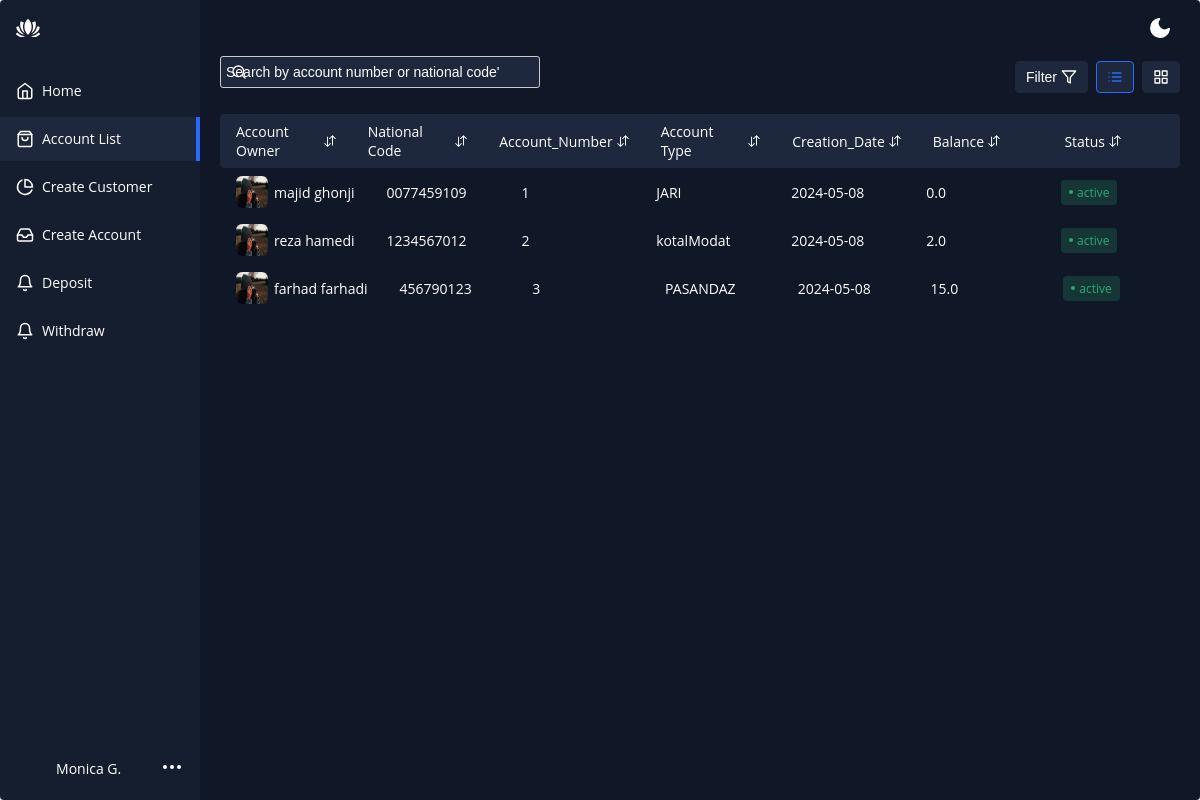
The app's page /refresh_site with its own data.
### Model/CustomerModel/Customer.py (models this page shows)
class Customer(Base):
    __tablename__ = 'customer'
    customer_list = []
    customer_id = Column(Integer, primary_key=True, autoincrement=True)
    name = Column(String)
    family = Column(String)
    national_code = Column(String, unique=True,nullable=False)
    sex = Column(String)
    birthday = Column(Date)
    address = Column(String)
    phone = Column(String)
    accounts = relationship("Account", back_populates="customer")

class Account(Base):
    __tablename__ = 'account'
    account_list = []
    account_number = Column(Integer, Sequence('account_number_seq', start=100000), primary_key=True)
    account_balance = Column(Float)
    account_status = Column(String)
    account_created_date = Column(Date)
    account_type = Column(Integer, default=Constants.JARI.value)
    account_customer_id = Column(Integer, ForeignKey('customer.customer_id'))
    customer = relationship("Customer", back_populates="accounts")

### app.py (the view)
@app.route('/refresh_site', methods=['GET'])
def refresh_site():
     join_customer_account_list =join_customer_account()
     return render_template('main_portal_pages/bankPortal.html', account_list=join_customer_account_list)

### Model/CustomerModel/Customer.py (called while the page is built)
def join_customer_account():
    results = session.query(Customer, Account).join(Account, Customer.customer_id == Account.account_customer_id).all()
    for customer, account in results:
        print("Customer ID:", customer.customer_id)
        print("Customer Name:", customer.name)
        print("Account ID:", account.account_number)
        print("Account_type", account.account_type)
        print("Customer ID (from Account):", account.account_customer_id)
    return  results

### templates/main_portal_pages/bankPortal.html (shortened to what this page needs)
<!DOCTYPE html>
<html lang="en">
<head>
    <link rel="stylesheet" href="{{ url_for('static', filename='/stylesheets/styles.css') }}">
    <link rel="stylesheet" href="{{ url_for('static', filename='/stylesheets/deposit.css') }}">
    <link rel="stylesheet" href="{{ url_for('static', filename='/stylesheets/create-account-container.css') }}">
    <link rel="stylesheet" href="{{ url_for('static', filename='/stylesheets/create-customer-container.css') }}">
    <link rel="stylesheet" href="{{ url_for('static', filename='/stylesheets/withdraw.css') }}">
</head>
<body>
<div class="app-container">
  <div class="sidebar">
    <div class="sidebar-header">
      <div class="app-icon">
      </div>
    </div>
    <ul class="sidebar-list">
      <li class="sidebar-list-item">
        <a href="#">
          <svg xmlns="http://www.w3.org/2000/svg" width="18" height="18" viewBox="0 0 24 24" fill="none" stroke="currentColor" stroke-width="2" stroke-linecap="round" stroke-linejoin="round" class="feather feather-home"><path d="M3 9l9-7 9 7v11a2 2 0 0 1-2 2H5a2 2 0 0 1-2-2z"/><polyline points="9 22 9 12 15 12 15 22"/></svg>
          <span>Home</span>
        </a>
      </li>
      <li class="sidebar-list-item active" id="Account_Owner">
        <a href="#" >
          <span >Account List</span>
        </a>
      </li>
      <li class="sidebar-list-item" id="create_customer">
        <a href="#" >
          <svg xmlns="http://www.w3.org/2000/svg" width="18" height="18" viewBox="0 0 24 24" fill="none" stroke="currentColor" stroke-width="2" stroke-linecap="round" stroke-linejoin="round" class="feather feather-pie-chart"><path d="M21.21 15.89A10 10 0 1 1 8 2.83"/><path d="M22 12A10 10 0 0 0 12 2v10z"/></svg>
          <span >Create Customer</span>
        </a>
      </li>
      <li class="sidebar-list-item"  id="create_account">
        <a href="#" id="create_account">
          <span >Create Account</span>
        </a>
      </li>
      <li class="sidebar-list-item" id="deposit">
        <a href="#">
          <svg xmlns="http://www.w3.org/2000/svg" width="18" height="18" viewBox="0 0 24 24" fill="none" stroke="currentColor" stroke-width="2" stroke-linecap="round" stroke-linejoin="round" class="feather feather-bell"><path d="M18 8A6 6 0 0 0 6 8c0 7-3 9-3 9h18s-3-2-3-9"/><path d="M13.73 21a2 2 0 0 1-3.46 0"/></svg>
          <span>Deposit</span>
        </a>
      </li>
        <li class="sidebar-list-item" id="withdraw">
        <a href="#">
          <svg xmlns="http://www.w3.org/2000/svg" width="18" height="18" viewBox="0 0 24 24" fill="none" stroke="currentColor" stroke-width="2" stroke-linecap="round" stroke-linejoin="round" class="feather feather-bell"><path d="M18 8A6 6 0 0 0 6 8c0 7-3 9-3 9h18s-3-2-3-9"/><path d="M13.73 21a2 2 0 0 1-3.46 0"/></svg>
          <span>Withdraw</span>
        </a>
      </li
      >
    </ul>
    <div class="account-info">
      <div class="account-info-picture">
      </div>
      <div class="account-info-name">Monica G.</div>
      <button class="account-info-more">
        <svg xmlns="http://www.w3.org/2000/svg" width="24" height="24" viewBox="0 0 24 24" fill="none" stroke="currentColor" stroke-width="2" stroke-linecap="round" stroke-linejoin="round" class="feather feather-more-horizontal"><circle cx="12" cy="12" r="1"/><circle cx="19" cy="12" r="1"/><circle cx="5" cy="12" r="1"/></svg>
      </button>
    </div>
  </div>
  <div class="app-content">
    <div class="app-content-header">
      <button class="mode-switch" title="Switch Theme">
        <svg class="moon" fill="none" stroke="currentColor" stroke-linecap="round" stroke-linejoin="round" stroke-width="2" width="24" height="24" viewBox="0 0 24 24">
          <defs></defs>
          <path d="M21 12.79A9 9 0 1111.21 3 7 7 0 0021 12.79z"></path>
        </svg>
      </button>
    </div>
    <div class="app-content-actions">
      <input class="search-bar" placeholder="Search by account number or national code'" type="text" id="searchInput">
      <div class="app-content-actions-wrapper">
        <div class="filter-button-wrapper">
          <button class="action-button filter jsFilter"><span>Filter</span><svg xmlns="http://www.w3.org/2000/svg" width="16" height="16" viewBox="0 0 24 24" fill="none" stroke="currentColor" stroke-width="2" stroke-linecap="round" stroke-linejoin="round" class="feather feather-filter"><polygon points="22 3 2 3 10 12.46 10 19 14 21 14 12.46 22 3"/></svg></button>
        </div>
        <button class="action-button list active" title="List View">
        </button>
        <button class="action-button grid" title="Grid View">
        </button>
      </div>
    </div>
    <div class="Account_Owner-area-wrapper tableView" id="accountTable">
      <div class="Account_Owner-header">
        <div class="product-cell image">
          Account Owner
          <button class="sort-button">
          </button>
        </div>
       <div class="product-cell national-code">
          National Code
          <button class="sort-button">
          </button>
        </div>
          <div class="product-cell Account_Number">Account_Number<button class="sort-button">
          </button></div>
        <div class="product-cell Account_Type">Account Type<button class="sort-button">
          </button></div>
        <div class="product-cell Creation_Date">Creation_Date<button class="sort-button">
          </button></div>
        <div class="product-cell Balance">Balance<button class="sort-button">
          </button></div>
          <div class="product-cell status-cell">Status<button class="sort-button">
          </button></div>
        </div>
        {% for customer, account in account_list %}
      <div class="Account_Owner-row">
          <div class="product-cell image">
              <img src="../../static/images/images.jpg" alt="product">
            <span>{{ customer.name }}&nbsp;{{ customer.family}}</span>
          </div>
      <div class="product-cell National_Code"><span class="cell-label">National Code:</span>{{customer.national_code}}</div>
        <div class="product-cell Account_Number"><span class="cell-label">Account_Number:</span>{{account.account_number}}</div>
        {% if account.account_type == 1 %}
                <div class="product-cell Account_Type"><span class="cell-label">Account Type:</span>JARI</div>
      {% endif %}
        {%if account.account_type == 2 %}
                <div class="product-cell Account_Type"><span class="cell-label">Account Type:</span>kotalModat</div>
      {% endif %}
       {% if account.account_type == 3 %}
                <div class="product-cell Account_Type"><span class="cell-label">Account Type:</span>PASANDAZ</div>
      {% endif %}
        <div class="product-cell Creation_Date"><span class="cell-label">Creation_Date:</span> {{account.account_created_date}}</div>
        <div class="product-cell Balance"><span class="cell-label">Balance:</span> {{ account.account_balance}}</div>
        <div class="product-cell status-cell">
        {% if account.account_status == "active" %}
             <span class="status active"  id="active {{ account.account_number }}" onclick=changeStatus(id)> {{account.account_status}}</span>
        {% else %}
            <span class="status disabled" id="disabled {{ account.account_number}}" onclick=changeStatus(id)> {{account.account_status}}</span>
        {% endif %}
        </div>
      </div>
        {% endfor %}
    </div>
  </div>
</div>
</body>
</html>

### static/stylesheets/deposit.css (style rules this page uses)
* { box-sizing: border-box; }
html { font-size: 10px; font-family: "Avenir Next"; }

### static/stylesheets/withdraw.css (style rules this page uses)
* { box-sizing: border-box; }
html { font-size: 10px; font-family: "Avenir Next"; }

### records on screen
Customer: name "majid", family "ghonji", national_code "0077459109", account_number "1", shows "JARI", account_created_date "2024-05-08", account_balance "0.0", account_status "active"
Customer: name "reza", family "hamedi", national_code "1234567012", account_number "2", shows "kotalModat", account_created_date "2024-05-08", account_balance "2.0", account_status "active"
Customer: name "farhad", family "farhadi", national_code "456790123", account_number "3", shows "PASANDAZ", account_created_date "2024-05-08", account_balance "15.0", account_status "active"
